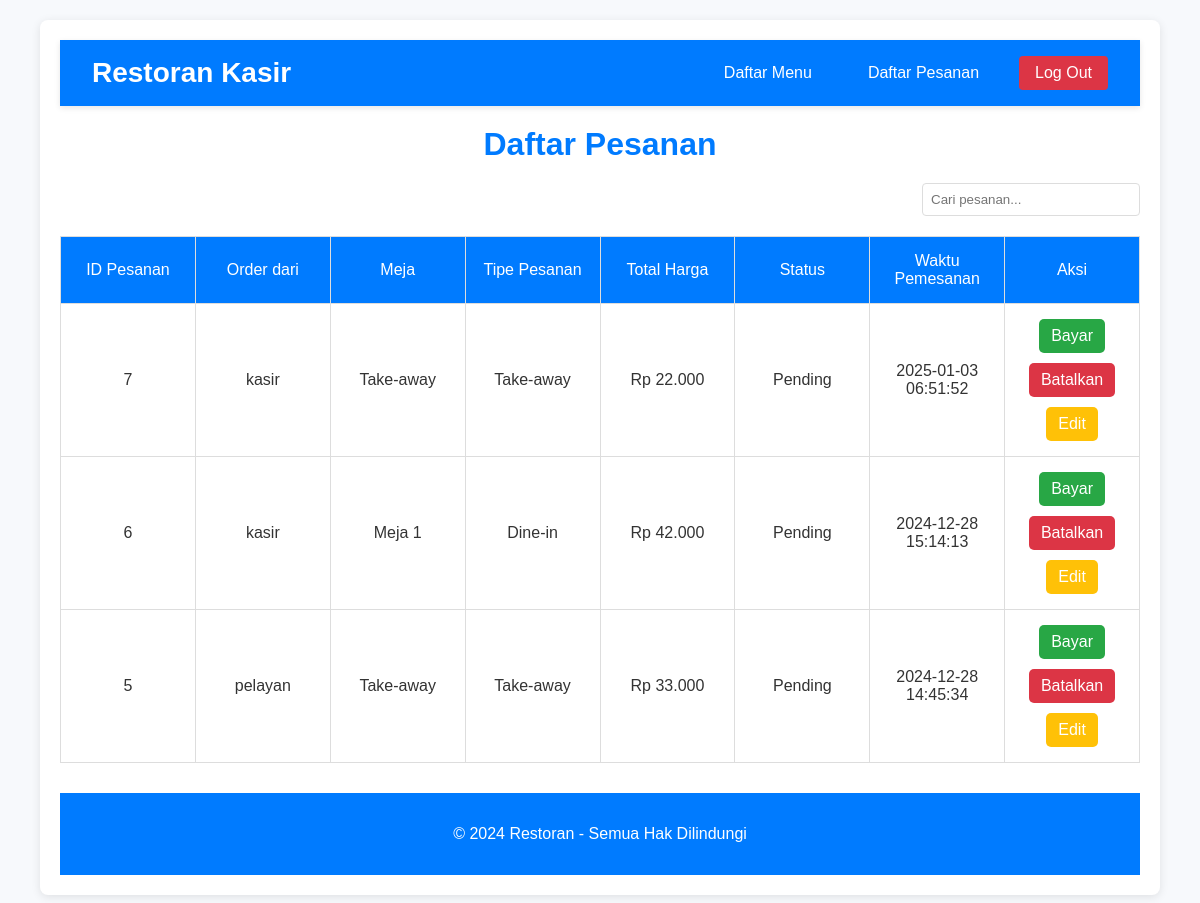
The app's page /pages/order_list.php (signed in) with its own data.
### tables this page shows
CREATE TABLE `orders` (
  `id` int(11) NOT NULL,
  `user_id` int(11) NOT NULL,
  `table_id` int(11) DEFAULT NULL,
  `order_type` enum('dine-in','take-away') NOT NULL,
  `total_amount` decimal(10,2) NOT NULL,
  `status` enum('pending','completed','cancelled') DEFAULT 'pending',
  `created_at` timestamp NULL DEFAULT current_timestamp(),
  `updated_at` timestamp NULL DEFAULT current_timestamp() ON UPDATE current_timestamp()
);

CREATE TABLE `users` (
  `id` int(11) NOT NULL,
  `username` varchar(100) NOT NULL,
  `password` varchar(255) NOT NULL,
  `role` enum('admin','kasir','pelayan') NOT NULL,
  `created_at` timestamp NOT NULL DEFAULT current_timestamp(),
  `updated_at` timestamp NOT NULL DEFAULT current_timestamp() ON UPDATE current_timestamp()
);

CREATE TABLE `tables` (
  `id` int(11) NOT NULL,
  `table_number` varchar(50) NOT NULL,
  `capacity` int(11) NOT NULL,
  `status` enum('available','occupied') DEFAULT 'available',
  `created_at` timestamp NOT NULL DEFAULT current_timestamp(),
  `updated_at` timestamp NOT NULL DEFAULT current_timestamp() ON UPDATE current_timestamp()
);

### pages/order_list.php (the view, shortened to what this page needs)
<?php
include('../includes/db.php');
$query = "SELECT o.*, u.username AS user_name, t.table_number
          FROM orders o
          LEFT JOIN users u ON o.user_id = u.id
          LEFT JOIN tables t ON o.table_id = t.id
          WHERE o.status != 'completed' AND o.status != 'cancelled'
          ORDER BY o.created_at DESC";
$result = mysqli_query($conn, $query);
?>
<!DOCTYPE html>
<html lang="en">
<head>
</head>
<body>
    <div class="container">
        <?php
            require('../includes/header.php');
        ?>
        <h1>Daftar Pesanan</h1>
        <div class="search-container">
            <input type="text" placeholder="Cari pesanan..." id="searchInput" onkeyup="searchOrders()">
        </div>
        <?php if (mysqli_num_rows($result) > 0): ?>
            <div class="table-container">
                <table id="orderTable">
                    <thead>
                        <tr>
                            <th>ID Pesanan</th>
                            <th>Order dari</th>
                            <th>Meja</th>
                            <th>Tipe Pesanan</th>
                            <th>Total Harga</th>
                            <th>Status</th>
                            <th>Waktu Pemesanan</th>
                            <th>Aksi</th>
                        </tr>
                    </thead>
                    <tbody>
                        <?php while ($order = mysqli_fetch_assoc($result)): ?>
                            <tr>
                                <td><?php echo $order['id']; ?></td>
                                <td><?php echo $order['user_name']; ?></td>
                                <td><?php echo $order['table_number'] ? $order['table_number'] : 'Take-away'; ?></td>
                                <td><?php echo ucfirst($order['order_type']); ?></td>
                                <td>Rp <?php echo number_format($order['total_amount'], 0, ',', '.'); ?></td>
                                <td><?php echo ucfirst($order['status']); ?></td>
                                <td><?php echo $order['created_at']; ?></td>
                                <td>
                                    <?php if ($order['status'] == 'pending'): ?>
                                        <div class="action-buttons">
                                            <?php if ($_SESSION['role'] == 'kasir' || $_SESSION['role'] == 'admin'): ?>
                                                <a href="order_list.php?action=pay&order_id=<?php echo $order['id']; ?>">Bayar</a>
                                                <a href="order_list.php?action=cancel&order_id=<?php echo $order['id']; ?>" class="cancel">Batalkan</a>
                                            <?php endif; ?>
                                            <a href="order_list.php?action=edit&order_id=<?php echo $order['id']; ?>" class="edit">Edit</a>
                                        </div>
                                    <?php else: ?>
                                        <span>-</span>
                                    <?php endif; ?>
                                </td>
                            </tr>
                        <?php endwhile; ?>
                    </tbody>
                </table>
            </div>
        <?php else: ?>
            <p class="no-orders">Tidak ada pesanan yang tersedia.</p>
        <?php endif; ?>
        <?php
            require('../includes/footer.php');
        ?>
    </div>
</body>
</html>

### pages/order_list.php (style rules this page uses)
body { font-family: 'Roboto', sans-serif; background-color: #f7f9fc; color: #333; margin: 0; padding: 0; }
h1 { text-align: center; margin: 20px 0; color: #007BFF; }
.container { width: 90%; max-width: 1200px; margin: 20px auto; padding: 20px; background-color: #fff; box-shadow: 0 2px 10px rgba(0, 0, 0, 0.1); border-radius: 8px; }
.search-container { display: flex; justify-content: flex-end; margin-bottom: 20px; }
.search-container input { padding: 8px; border-radius: 4px; border: 1px solid #ddd; width: 200px; transition: all 0.3s ease; }
.table-container { overflow-x: auto; margin-top: 20px; }
table { width: 100%; border-collapse: collapse; table-layout: fixed; }
table th, table td { padding: 15px; text-align: center; border: 1px solid #ddd; background-color: #fff; transition: all 0.3s ease; word-wrap: break-word; }
table th { background-color: #007BFF; color: white; font-weight: 500; }
table td a { color: #007BFF; text-decoration: none; font-weight: 500; padding: 5px 10px; border-radius: 4px; transition: background-color 0.3s ease; }
.action-buttons { display: flex; justify-content: center; gap: 10px; flex-wrap: wrap; }
.action-buttons a { padding: 8px 12px; background-color: #28a745; color: white; border-radius: 5px; text-decoration: none; transition: background-color 0.3s ease; }
.action-buttons a.cancel { background-color: #dc3545; }
.action-buttons a.edit { background-color: #ffc107; }

### includes/header.php (style rules this page uses)
body { margin: 0; font-family: Arial, sans-serif; }

### records on screen
orders: id "7", user.username "kasir", shows "Take-away", order_type "Take-away", total_amount "22.000", status "Pending", created_at "2025-01-03 06:51:52"
orders: id "6", user.username "kasir", table.table_number "Meja 1", order_type "Dine-in", total_amount "42.000", status "Pending", created_at "2024-12-28 15:14:13"
orders: id "5", user.username "pelayan", shows "Take-away", order_type "Take-away", total_amount "33.000", status "Pending", created_at "2024-12-28 14:45:34"
